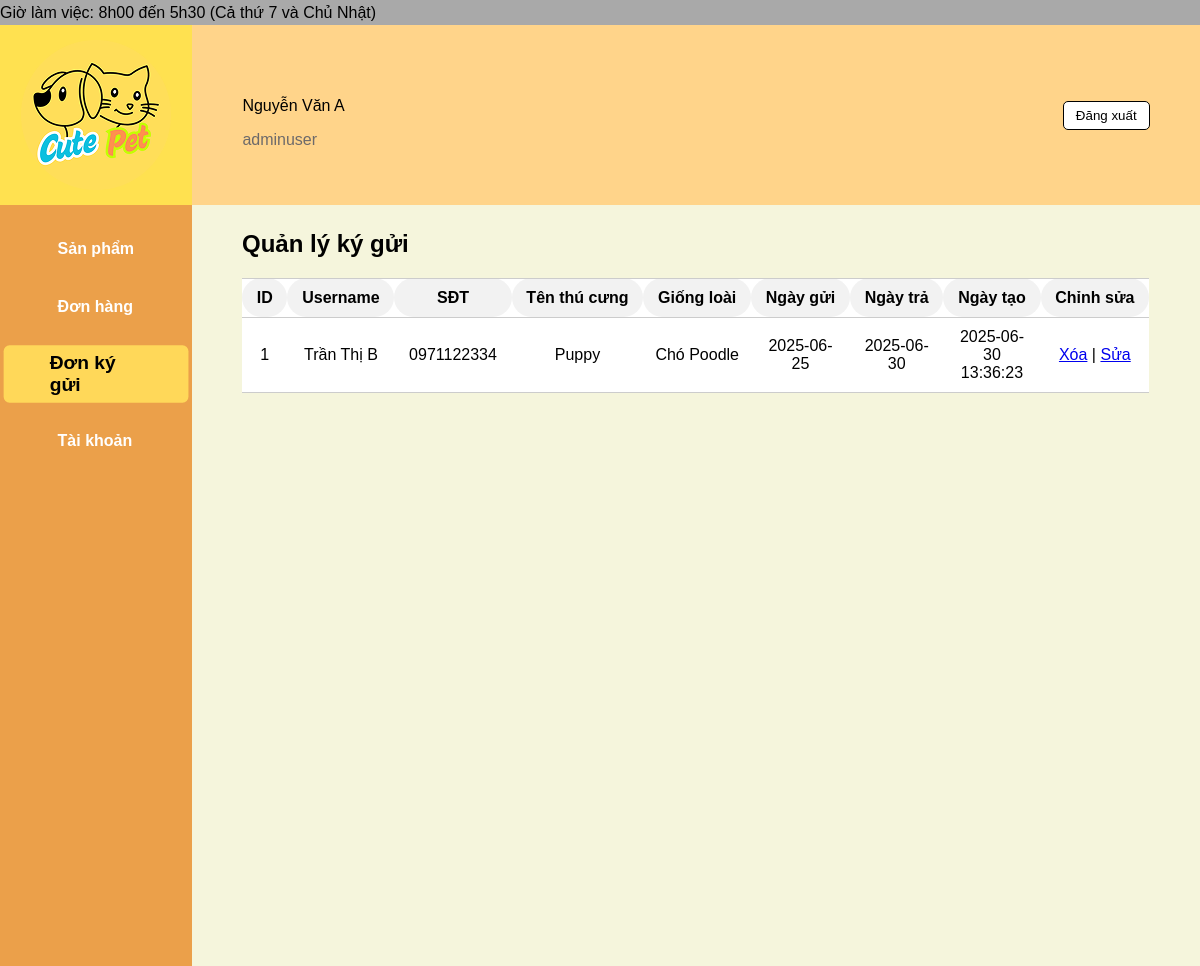
The page /admin/index.php?section=consignment on the database its author committed.
### tables this page shows
CREATE TABLE user (
    id INT AUTO_INCREMENT PRIMARY KEY,
    username VARCHAR(50) NOT NULL UNIQUE,
    password VARCHAR(255) NOT NULL,
    email VARCHAR(100),
    sdt VARCHAR(20),
    diachi TEXT,
    ngaytao DATETIME DEFAULT CURRENT_TIMESTAMP,
    quyen ENUM('user', 'admin') DEFAULT 'user'
);

CREATE TABLE kygui (
    id INT AUTO_INCREMENT PRIMARY KEY,
    ten_chu VARCHAR(100) NOT NULL,
    sdt VARCHAR(20),
    ten_thucung VARCHAR(100) NOT NULL,
    giong_loai VARCHAR(100) NOT NULL,
    ngay_gui DATE NOT NULL,
    ngay_tra DATE NOT NULL,
    ngay_dangky TIMESTAMP DEFAULT CURRENT_TIMESTAMP
);

### admin/index.php (the view, shortened to what this page needs)
<?php require("connect.php") ?>
<!DOCTYPE html>
<html lang="vi">
<head>
    <link rel="stylesheet" href="style.css">
</head>
<body>
    <div class="container">
        <div class="top-bar">Giờ làm việc: 8h00 đến 5h30 (Cả thứ 7 và Chủ Nhật)</div>
        <div class="logo">
            <img src="/DoAn/laptrinhweb/front-end/img/logo.png" alt="Logo CUTEPETCUTEPET" style="width: 150px;object-fit: contain;">
        </div>
        <div class="header-right">
            <div class="info">
                <p>Nguyễn Văn A</p>
                <?php
                $result = $link->query("SELECT * FROM user");
                while ($row = $result->fetch_assoc()) {
                    echo "<span>{$row['quyen']}</span>";
                }
                ?>
            </div>
            <button class="log_out">Đăng xuất</button>
        </div>
        <div class="menu">
            <a href="index.php?section=product" class="<?php if (!isset($_GET['section']) || $_GET['section'] == 'product') echo 'active'; ?>">Sản phẩm</a>
            <a href="index.php?section=order" class="<?php if (isset($_GET['section']) && $_GET['section'] == 'order') echo 'active'; ?>">Đơn hàng</a>
            <a href="index.php?section=consignment" class="<?php if (isset($_GET['section']) && $_GET['section'] == 'consignment') echo 'active'; ?>">Đơn ký gửi</a>
            <a href="index.php?section=account" class="<?php if (isset($_GET['section']) && $_GET['section'] == 'account') echo 'active'; ?>">Tài khoản</a>
        </div>
        <div class="content" id="main-content">
            <?php
            $section = $_GET['section'] ?? 'product';
            if ($section === 'product') {
                echo '<div class="header-row">
                        <h2>Quản lý sản phẩm</h2>
                        <button class="add">Thêm sản phẩm</button>
                        </div>';
                echo '<table>
                        <tr>
                            <th>ID</th> <th>Tên sản phẩm</th> <th>Giá</th> <th>Số lượng</th> <th>Chỉnh sửa</th>
                        </tr>';
                $result = $link->query("SELECT * FROM sanpham");
                while ($row = $result->fetch_assoc()) {
                    echo "<tr>
                            <td>{$row['id']}</td>
                            <td>{$row['ten']}</td>
                            <td>" . number_format($row['gia'], 0, '.', '.') . "₫</td>
                            <td>{$row['soluong']}</td>
                            <td><a href='#'>Xóa</a> | <a href='#'>Sửa</a></td>
                        </tr>";
                }
                echo "</table>";
            } elseif ($section === 'consignment') {
                echo '<div class="header-row"><h2>Quản lý ký gửi</h2></div>';
                echo '<table>
                        <tr>
                            <th>ID</th> <th>Username</th> <th>SĐT</th> <th>Tên thú cưng</th> <th>Giống loài</th> <th>Ngày gửi</th> <th>Ngày trả</th> <th>Ngày tạo</th> <th>Chỉnh sửa</th>
                        </tr>';
                $result = $link->query("SELECT * FROM kygui");
                while ($row = $result->fetch_assoc()) {
                    echo "<tr>
                            <td>{$row['id']}</td>
                            <td>{$row['ten_chu']}</td>
                            <td>{$row['sdt']}</td>
                            <td>{$row['ten_thucung']}</td>
                            <td>{$row['giong_loai']}</td>
                            <td>{$row['ngay_gui']}</td>
                            <td>{$row['ngay_tra']}</td>
                            <td>{$row['ngay_dangky']}</td>
                            <td><a href='#'>Xóa</a> | <a href='#'>Sửa</a></td>
                        </tr>";
                }
                echo "</table>";
            }
            ?>
        </div>
    </div>
</body>
</html>

### admin/style.css (style rules this page uses)
.container { width: 100%; margin: 0 auto; overflow: hidden; font-family: Arial, sans-serif; }
.top-bar { background-color: darkgray; height: 25px; display: flex; align-items: center; }
.logo { background-color: rgba(255, 223, 65, 0.919); height: 180px; width: 16%; float: left; }
.header-right { background-color: rgb(255, 212, 138); height: 180px; width: 84%; float: right; display: flex; justify-content: space-between; align-items: center; }
.info { margin-left: 5%; }
.info span { color: #6d6a6a; }
.log_out { background-color: white; border: 1px solid #000; margin-right: 5%; padding: 6px 12px; border-radius: 5px; cursor: pointer; }
.menu { background-color: rgb(235, 160, 74); min-height: 761px; width: 16%; float: left; }
.menu a { display: block; font-size: medium; color: rgb(255, 255, 255); margin: 15% 10%; padding: 3% 20%; text-decoration: none; border-radius: 5px; font-weight: bold; transition: transform 0.4s ease; }
.menu a:hover, .menu a.active { background-color: #ffd859; color: #000; transform: scale(1.2); }
.content { background-color: beige; height: 761px; width: 84%; float: right; box-sizing: border-box; }
h2 { margin-left: 50px; margin-top: 25px; }
table { width: 90%; border-collapse: collapse; text-align: center; background-color: rgb(255, 255, 255); overflow-x: auto; display: block; margin-left: 50px; }
table td, table th { border-left: none; border-right: none; border-top: 1px solid #ccc; border-bottom: 1px solid #ccc; padding: 10px; border-radius: 50px; width: 1%; }
table th { background-color: #f2f2f2; }
table th, #name_acc { white-space: nowrap; }
body { margin:0px ; }
.logo { display: flex; justify-content: center; align-items: center; }

### rows shown on the page
user: quyen "admin"
user: quyen "user"
kygui: id "1", ten_chu "Trần Thị B", sdt "0971122334", ten_thucung "Puppy", giong_loai "Chó Poodle", ngay_gui "2025-06-25", ngay_tra "2025-06-30", ngay_dangky "2025-06-30 13:36:23"
